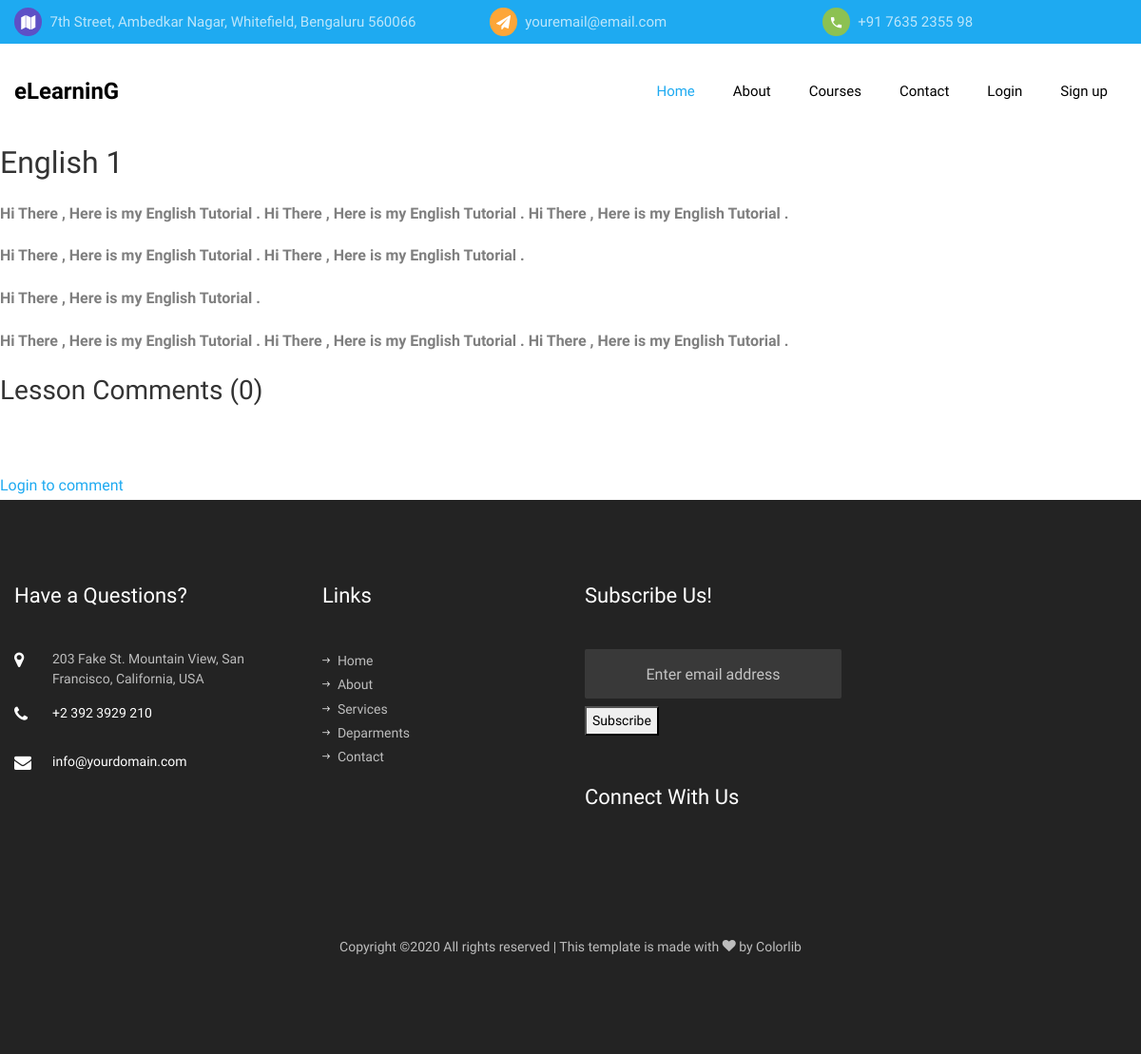
Page /courses/6/ on the committed database.
### courses/models.py (models this page shows, shortened)
class Course(models.Model):
	title = models.CharField(max_length=50)
	overview = models.TextField()
	timestamp = models.DateTimeField(auto_now_add=True)
	comment_count = models.IntegerField(default=0)
	author = models.ForeignKey(Author, on_delete=models.CASCADE)
	thumbnail = models.ImageField()
	content = HTMLField()
	categories = models.ManyToManyField(Category)
	@property
	def get_comments(self):
		return self.comments.all().order_by('-timestamp')

### courses/views.py (the view)
# urls.py: path('courses/<int:course_id>/', views.course_detail, name='course_detail'),
def course_detail(request, course_id):
	course = get_object_or_404(Course, id=course_id)
	form = CommentForm(request.POST or None)
	if request.method == 'POST':
		if form.is_valid():
			form.instance.user = request.user
			form.instance.course = course
			form.save()
			return redirect('course_detail', course_id=course_id)
	context ={
		'course':course,
		'form': form
	}
	return render(request, 'course_detail.html', context)

### courses/forms.py
class CommentForm(forms.ModelForm):
	content = forms.CharField(widget=forms.Textarea(attrs={
		'class': 'form-control',
		'placeholder': 'Type your comment',
		'id': 'usercomment',
		'rows': '4'
	}))
	class Meta:
		model = Comment
		fields = ('content', )

### templates/course_detail.html (shortened to what this page needs)
{% extends 'base.html' %}
{% load static %}
{% block content %}
<h2 >{{ course.title }}</h2>
<p>{{ course.content|safe }}</p>
<h3>Lesson Comments   ({{ course.comments.count }})</h3>
<br><br>
{% if request.user.is_authenticated %}
<h3>Leave a comment</h3>
<div class="add-comment">
	<form method="POST" action=".">
		{% csrf_token %}
		<div class="row">
			<div class="form-group col-md-12">
				{{ form }}
			</div>
		</div>
		<button type="submit">Leave a comment</button>
	</form>
{% else %}
<a href="{% url 'account_login' %}">Login to comment</a>
{% endif %}
{% endblock %}

### rows in the picture
Course: title "English 1", content "Hi There , Here is my English Tutorial . Hi There , Here is my English Tutorial . Hi There , Here is my English Tutorial . Hi There , Here is my English Tutorial . Hi There , Here is my English Tutorial . Hi There , Here is my English Tutorial . Hi There , Here is my English Tutorial . Hi There , Here is my English Tutorial . Hi There , Here is my English Tutorial .", comments.count "0"
